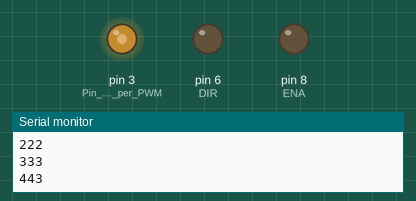
Recording of a sketch running on a simulated Arduino Uno, built with avr-gcc and run on an emulated ATmega328P. Shown: output pins drawn as LEDs (lit = HIGH), the last lines printed to the serial monitor.

Above: at 0.9 s.
At 6.3 s:
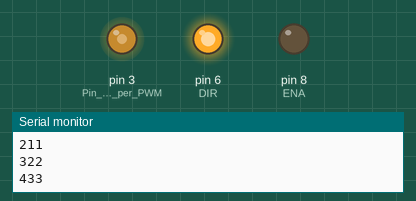
Timing chart, 0 to 8.3 s (numbered marks = the images above):
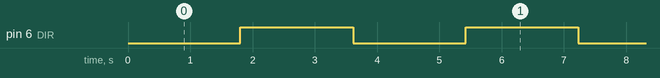

The sketch:

pwm_stepper_contapassi.ino
```cpp
volatile unsigned long stepCount = 0;

void setup() {
  Serial.begin(9600);
  pinMode(8, OUTPUT); //ENA
  pinMode(6, OUTPUT); //DIR

  // Configurazione del Timer2 per PWM su Pin 3 (OC2B)
  pinMode(3, OUTPUT); // Pin di uscita per PWM

  TCCR2A = 0; // Azzeramento del registro TCCR2A
  TCCR2B = 0; // Azzeramento del registro TCCR2B

  // Configurazione del PWM in modalità Fast PWM (TOP personalizzato)
  TCCR2A |= (1 << COM2B1); // Uscita PWM su OC2B (Pin 3)
  TCCR2A |= (1 << WGM21) | (1 << WGM20); // Modalità Fast PWM
  TCCR2B |= (1 << WGM22); // Modalità Fast PWM con TOP personalizzato
  // 100Hz
  TCCR2B |= (1 << CS22) | (1 << CS21); // Prescaler 256
  OCR2A = 624; // TOP = 624 per 100 Hz
  OCR2B = 312; // Duty cycle 50% (312 è la metà di 624)

  // Abilita l'interrupt su OCR2A (Fine di un ciclo PWM)
  TIMSK2 |= (1 << OCIE2A);

  digitalWrite(8, LOW); //ena
  digitalWrite(6, LOW); //dir
}

ISR(TIMER2_COMPA_vect) {
  stepCount++;  // Conta un passo ogni ciclo PWM completo
  if (stepCount >= 1000) {
    digitalWrite(6, !digitalRead(6)); //dir
    stepCount = 0;
  }
}


void loop() {
  Serial.println(stepCount);  // Stampa il numero di passi fatti
  delay(200); // Stampa ogni secondo
}
```

Measured:
- by itself, pin 6 (DIR): alternates HIGH for 1.8 s and LOW for 1.8 s
